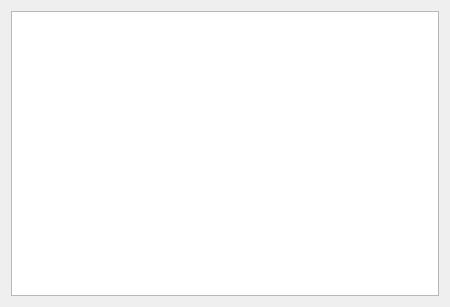
<?xml version="1.0" encoding="UTF-8"?>
<ui version="4.0">
 <class>ShowDialog</class>
 <widget class="QDialog" name="ShowDialog">
  <property name="geometry">
   <rect>
    <x>0</x>
    <y>0</y>
    <width>450</width>
    <height>307</height>
   </rect>
  </property>
  <property name="windowTitle">
   <string>Dialog</string>
  </property>
  <layout class="QVBoxLayout" name="verticalLayout">
   <item>
    <widget class="QTableWidget" name="tableWidget"/>
   </item>
  </layout>
 </widget>
 <resources/>
 <connections/>
</ui>
